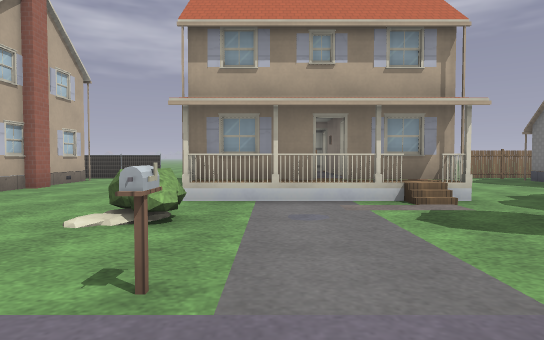
[1] (above)

24 first-person views from a walk through a Godot game level. The camera is 1.5 m above the floor, tilts 2° down and sees 75° across. Doors that lead somewhere are drawn open, without their leaves. The floor is counted in squares, 2 m on a side. Each view is taken from the middle of a square. On the plan, view 1 faces up. The plan holds only what a view shows up to about 11 squares ahead; the rest is blank. The place goes on beyond the plan. Some surface patterns are stand-ins.

[2]
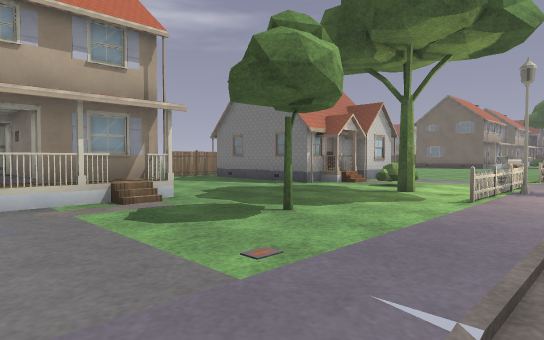

[3]
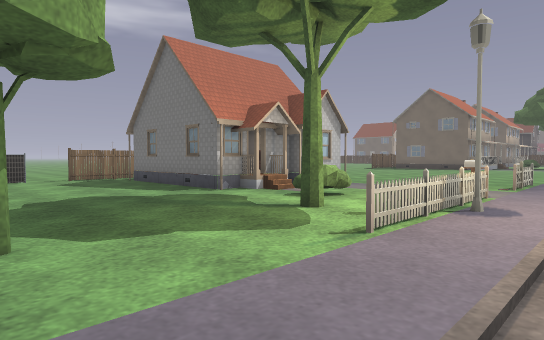

[4]
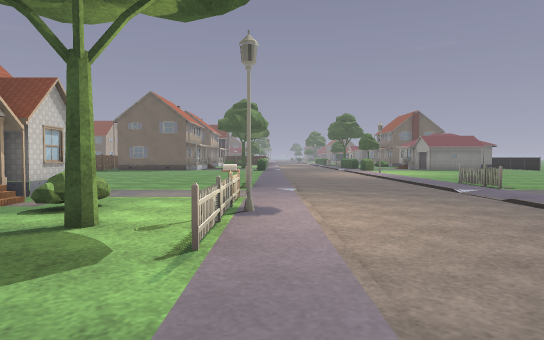

[5]
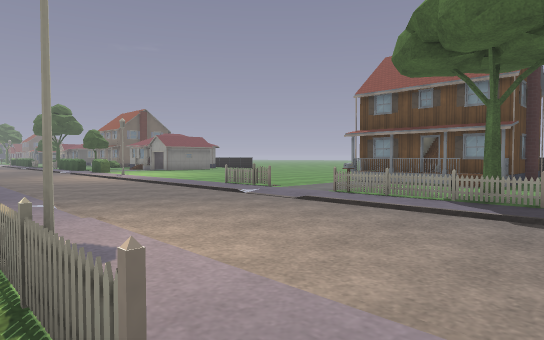

[6]
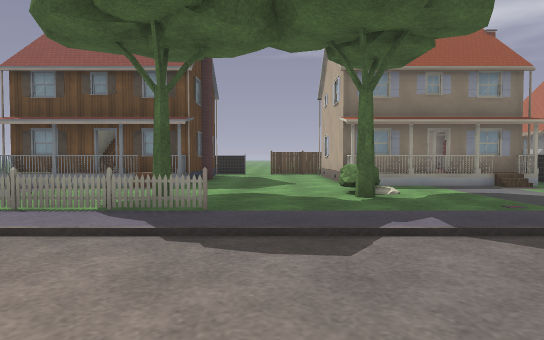

[7]
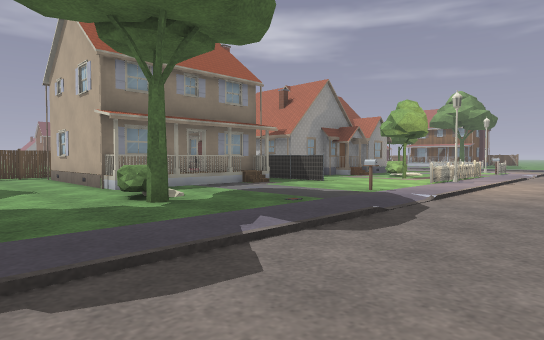

[8]
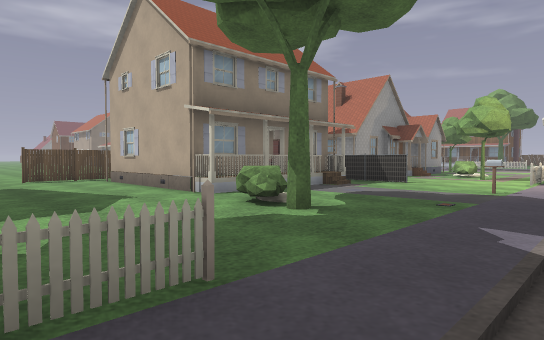

[9]
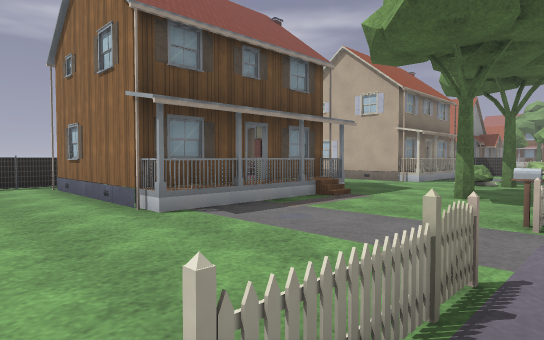

[10]
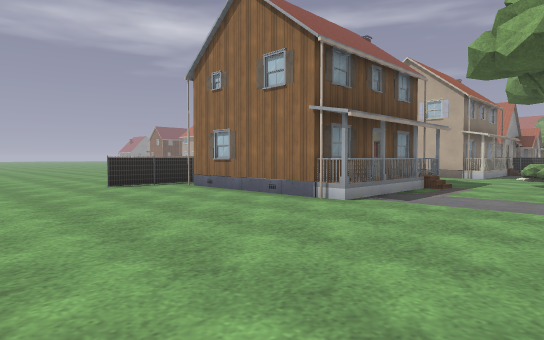

[11]
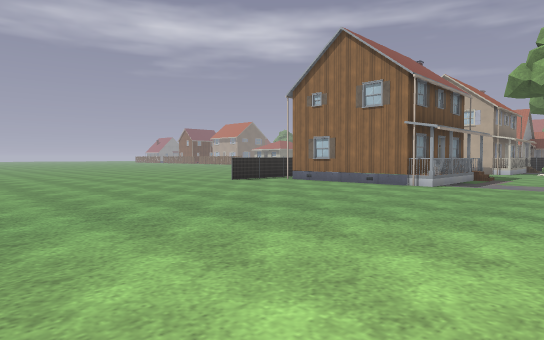

[12]
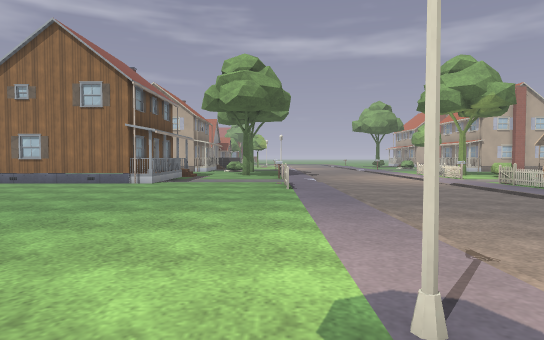

[13]
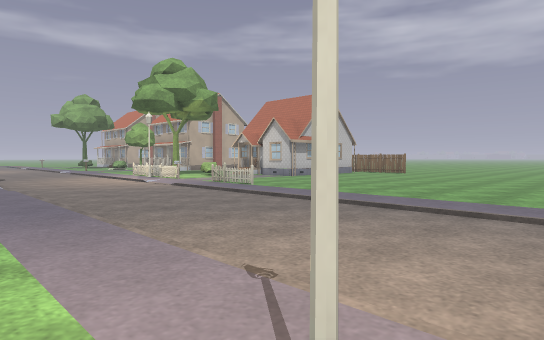

[14]
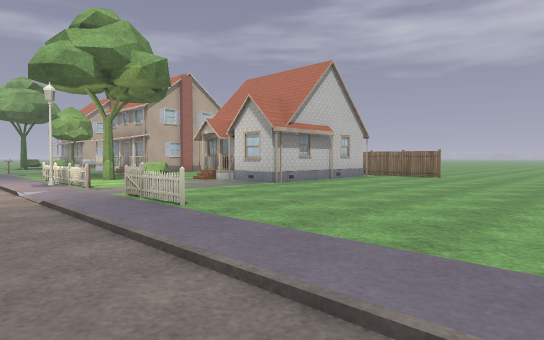

[15]
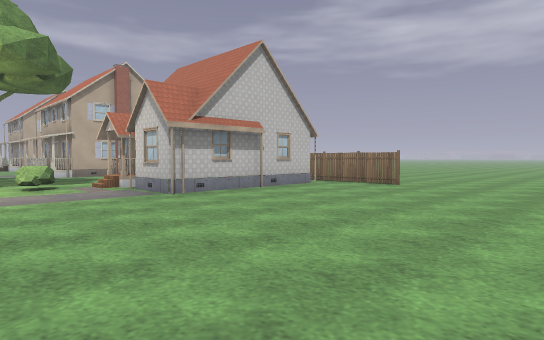

[16]
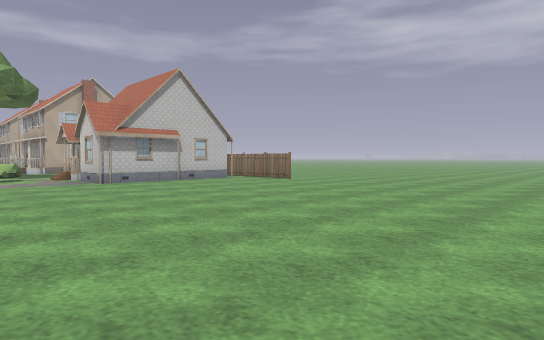

[17]
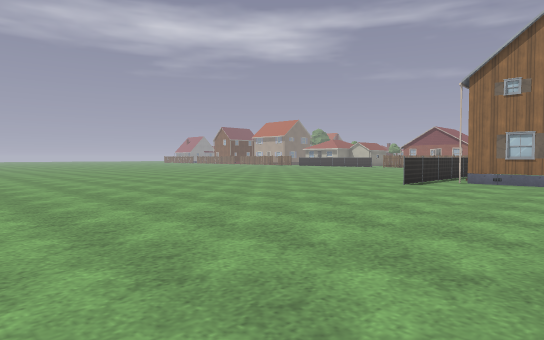

[18]
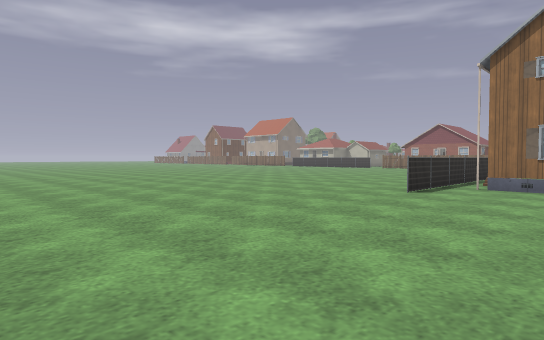

[19]
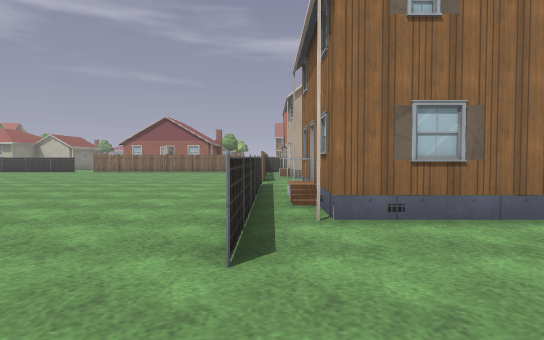

[20]
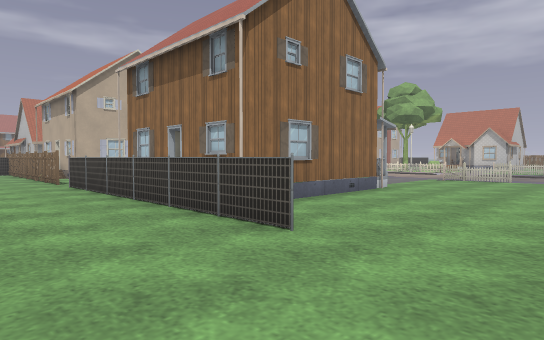

[21]
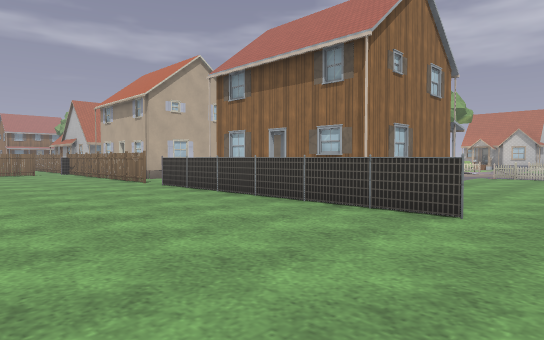

[22]
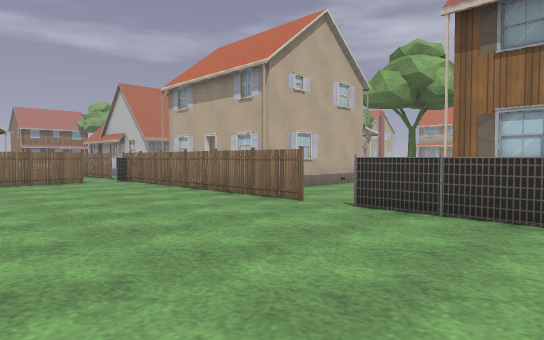

[23]
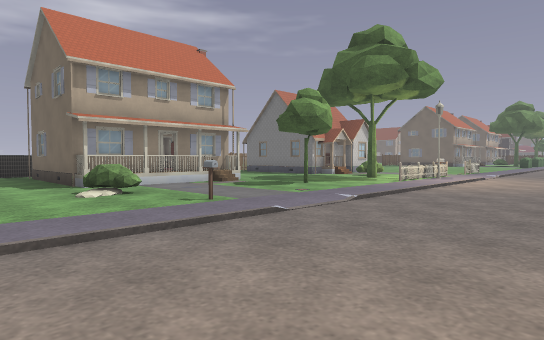

[24]
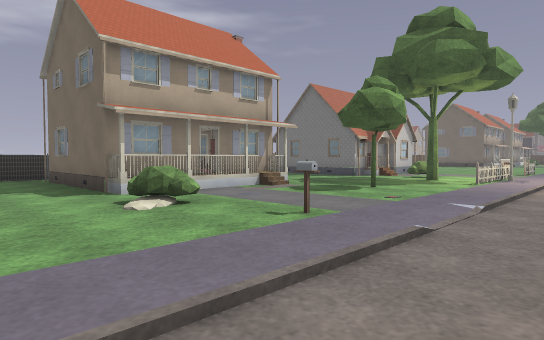

### Floor plan
Key: @ floor where view 1 was taken; # wall or solid block; x gap in a wall; . main floor; - floor 0.25 m lower than the main floor; D open door; = window, fence, low wall or low ledge; B bush; G gate.
Columns run from 4 left of view 1 to 23 right of it. Each row starts with its distance up from view 1.
 13                   ... ...
 12          ..      .........
 11   ##     xx##  ###........
 10   .###   .. #  #..........
  9 ...###  ....#  #..........
  8 ...D## #....####..........
  7 ...#####....####..........
  6 ...#DD##....#D##...........
  5 ...........................
  4  .BB........B..............
  3 .......#...#..............
  2 ...#......#==#..G=....... .
  1 .........................
  0 ----@--------------------
 -1 --------------------------
 -2 --------------------------
 -3 --------------------------
 -4 #.......................#.
 -5 =..#......#==#..G=.........
 -6 .......#...#..............
 -7 .......B..................
 -8   #.......................
 -9   ###D##...##D##..........
-10        #...# ###.......... .
-11        #...#  #D...........
-12        #...#  ##............
-13    #  ##...######...........
-14   #######xx#######..........
-15   .........................
-16   #........................
-17  x#........................
-18   #........................
-19          ..................

Positions as (right, up) in squares from view 1, and headings:
1: (0, 0), facing up
2: (0, 0), facing up-right
3: (3, 0), facing up-right
4: (3, 1), facing right
5: (5, 2), facing down-right
6: (5, 0), facing down
7: (6, -1), facing down-left
8: (7, -3), facing down-left
9: (14, -4), facing down-left
10: (17, -5), facing down-left
11: (21, -5), facing down-left
12: (22, -5), facing left
13: (21, -5), facing up-left
14: (18, -1), facing up-left
15: (18, 2), facing up-left
16: (22, 2), facing up-left
17: (23, -10), facing down-left
18: (21, -11), facing down-left
19: (16, -14), facing left
20: (16, -17), facing up-left
21: (15, -19), facing up-left
22: (9, -19), facing up-left
23: (-4, -3), facing up-right
24: (-4, -1), facing up-right
